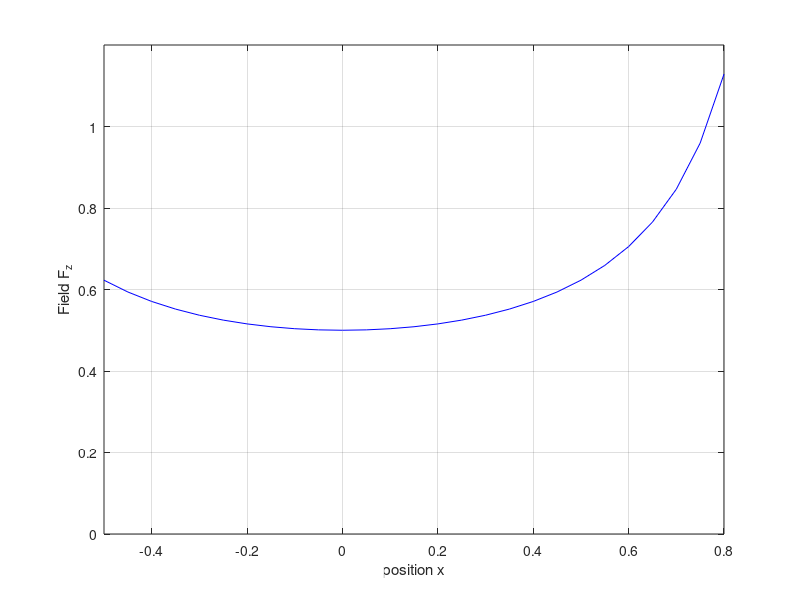
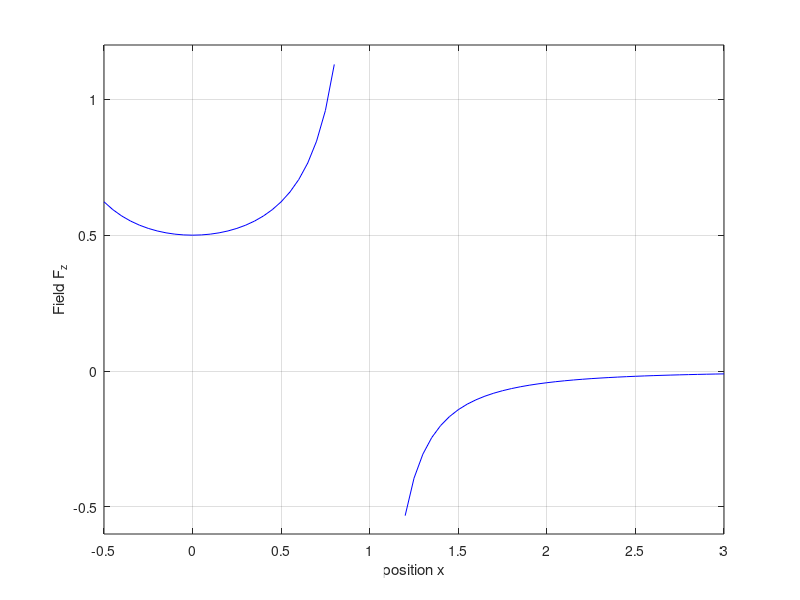

These charts were generated, in order, by the following MATLAB code:
dHz = @(al,R,x,z)R*(R-x.*cos(al))./(R^2-2*R*x.*cos(al)+x.^2+z.^2).^1.5;
x  = -0.5:0.05:0.8;   Fz = zeros(size(x));
for k = 1:length(x)
  fz = @(al)dHz(al,1,x(k),0);     % define the anonymous function
  Fz(k) = quad(fz,0,2*pi)/(4*pi); % integrate
end%for

figure(1);  plot(x,Fz,'b')
            grid on;  axis([-0.5 0.8 0 1.2]);
            xlabel('position x'); ylabel('Field F_z');

x2 = 1.2:0.05:3;      Fz2 = zeros(size(x2));
for k = 1:length(x2)
  fz = @(al)dHz(al,1,x2(k),0);     % define the anonymous function
  Fz2(k) = quad(fz,0,2*pi)/(4*pi); % integrate
end%for

figure(2); plot(x,Fz,'b',x2,Fz2,'b')
           grid on;   axis([-0.5 3 -0.6 1.2]);
           xlabel('position x'); ylabel('Field F_z');
